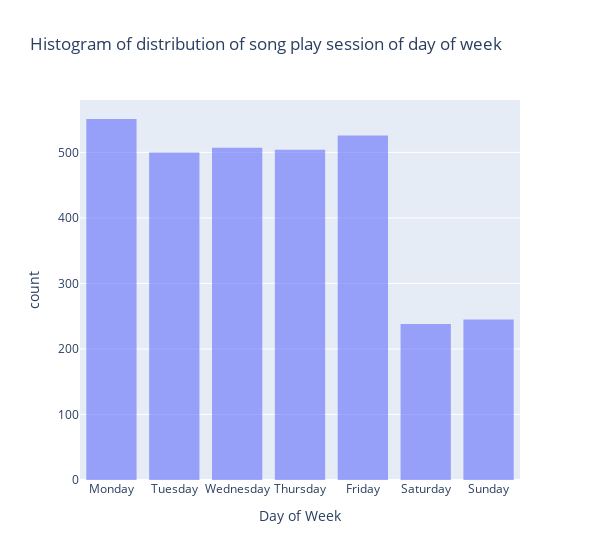

The notebook cell saved with this chart:
### Code cell
# Out of curiosity. on what day people tend to have more song playing session? (Monday to Sunday)

df_day_name = df.query("page == 'NextSong'").drop_duplicates(['userId', 'sessionId'])[['datetime']]

df_day_name['day_name'] = df_day_name['datetime'].apply(lambda x: x.day_name())

px.histogram(df_day_name,
             x="day_name",
             nbins=20,
             width=600,
             opacity=0.6,
             labels={'day_name': 'Day of Week'},
             title='Histogram of distribution of song play session of day of week',
             ).show()

# It is kind of surprising that I though for consumer product service like music,movie play, weekend expect more. However, the data plot
# reveals Sparkify user play more on the weekdays.

### Figure 1 — Plotly figure (JSON) as saved in the notebook; plotly's stock layout.template omitted (floating-point values rounded to 4 significant figures; data arrays with more than 128 entries replaced by an {"elided": "..."} marker saying what was removed)
{"data": [{"alignmentgroup": "True", "bingroup": "x", "hovertemplate": "Day of Week=%{x}<br>count=%{y}<extra></extra>", "legendgroup": "", "marker": {"color": "#636efa", "opacity": 0.6, "pattern": {"shape": ""}}, "name": "", "nbinsx": 20, "offsetgroup": "", "orientation": "v", "showlegend": false, "x": {"elided": "3071 str values"}, "xaxis": "x", "yaxis": "y", "type": "histogram"}], "layout": {"xaxis": {"anchor": "y", "domain": [0.0, 1.0], "title": {"text": "Day of Week"}}, "yaxis": {"anchor": "x", "domain": [0.0, 1.0], "title": {"text": "count"}}, "legend": {"tracegroupgap": 0}, "title": {"text": "Histogram of distribution of song play session of day of week"}, "barmode": "relative", "width": 600}}
